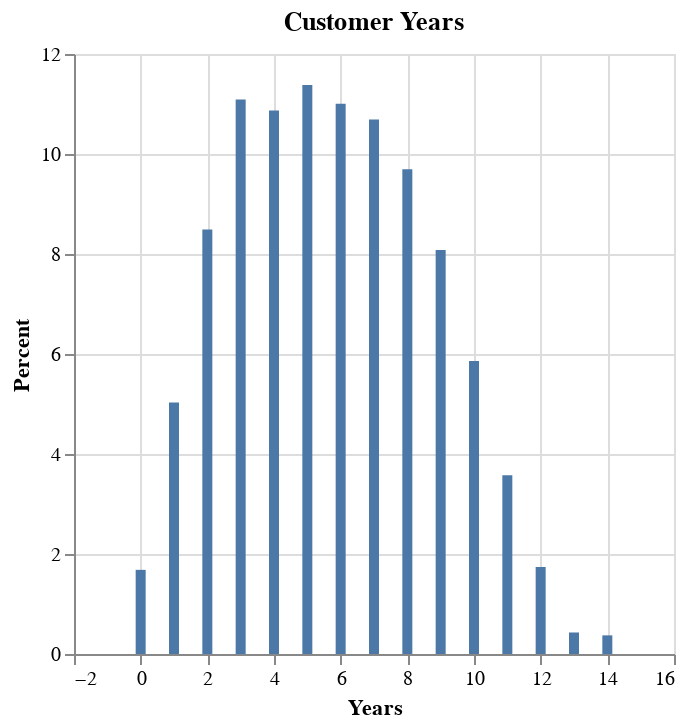

This figure's notebook cell:
### Code cell
%chart xval, xpct, title=Customer Years, labelx=Years, labely=Percent

### Figure 1 — Vega-Lite specification as saved in the notebook (floating-point values rounded to 4 significant figures)
{"$schema": "https://vega.github.io/schema/vega-lite/v3.json", "data": {"format": {"type": "csv"}, "values": "\"xtbl\",\"xcol\",\"xval\",\"xcnt\",\"xpct\"\n\"Customer\",\"years_with_bank\",\"5\",\"1190\",\"11.378848728246318\"\n\"Customer\",\"years_with_bank\",\"3\",\"1160\",\"11.091986995601454\"\n\"Customer\",\"years_with_bank\",\"6\",\"1151\",\"11.005928475807995\"\n\"Customer\",\"years_with_bank\",\"4\",\"1137\",\"10.87205966724039\"\n\"Customer\",\"years_with_bank\",\"7\",\"1118\",\"10.690380569898641\"\n\"Customer\",\"years_with_bank\",\"8\",\"1014\",\"9.695926563396442\"\n\"Customer\",\"years_with_bank\",\"2\",\"888\",\"8.49110728628801\"\n\"Customer\",\"years_with_bank\",\"9\",\"845\",\"8.07993880283037\"\n\"Customer\",\"years_with_bank\",\"10\",\"613\",\"5.861541403710079\"\n\"Customer\",\"years_with_bank\",\"1\",\"526\",\"5.029642379039969\"\n\"Customer\",\"years_with_bank\",\"11\",\"374\",\"3.576209600305986\"\n\"Customer\",\"years_with_bank\",\"12\",\"182\",\"1.7402945113788488\"\n\"Customer\",\"years_with_bank\",\"0\",\"176\",\"1.6829221648498758\"\n\"Customer\",\"years_with_bank\",\"13\",\"45\",\"0.43029259896729777\"\n\"Customer\",\"years_with_bank\",\"14\",\"39\",\"0.3729202524383247\"\n"}, "encoding": {"x": {"axis": {"grid": true, "title": "Years"}, "field": "xval", "type": "quantitative"}, "y": {"axis": {"grid": true, "title": "Percent"}, "field": "xpct", "type": "quantitative"}}, "mark": {"color": "#4C78A8", "type": "bar"}, "title": "Customer Years"}
